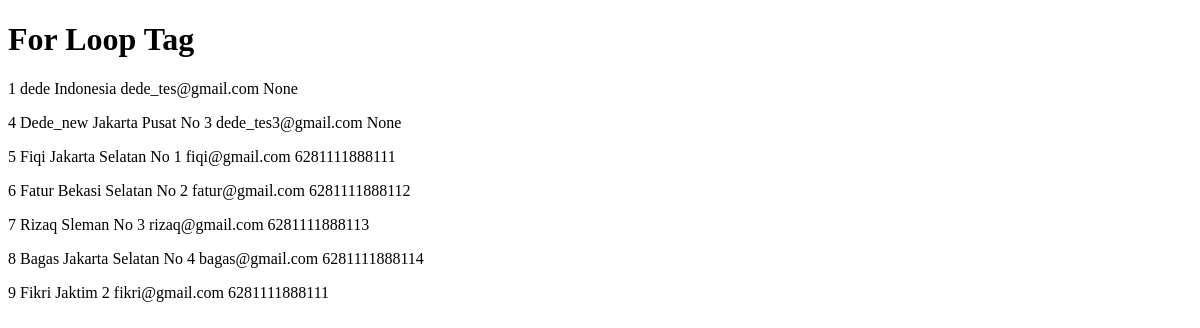
/forloop/, run on an earlier commit of the app's database.
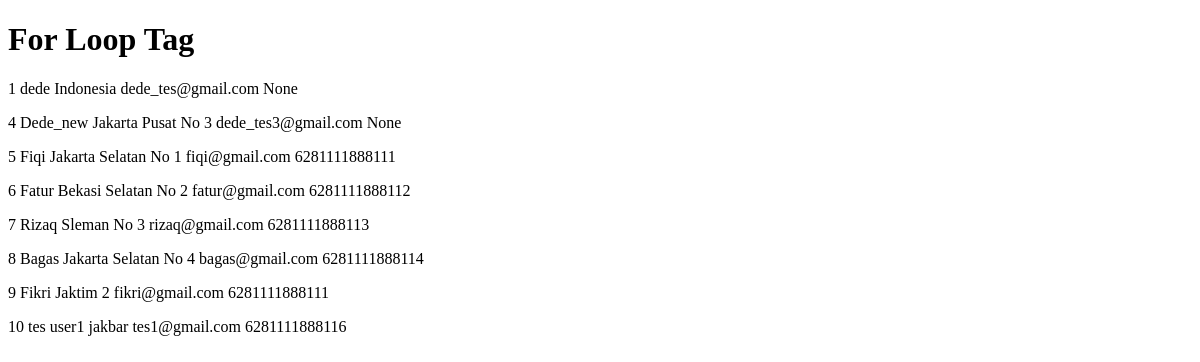
And on a later commit of the database.
### pengguna/models.py (models this page shows, shortened)
class Pengguna (models.Model):
    nama = models.CharField(max_length=50)
    alamat = models.CharField(max_length=200)
    email = models.CharField(max_length=100)
    telpon = models.IntegerField(null=True)
    class Meta:
        verbose_name_plural ="Pengguna"

### pengguna/views.py (the view)
# urls.py: path('forloop/', views.forloop, name='forloop'),
def forloop(request):
    data = Pengguna.objects.all().values()
    context = {
        'data_pengguna': data
    }
    template = loader.get_template('forloop.html')
    return HttpResponse(template.render(context, request))

### pengguna/templates/forloop.html
<!DOCTYPE html>
<html>
<body>
    <h1>For Loop Tag</h1>
    {% for p in data_pengguna %}
    <p>
        {{ p.id }}
        {{ p.nama }}
        {{ p.alamat }}
        {{ p.email }}
        {{ p.telpon }}
    </p>
    {% endfor %}
</body>
</html>

What changed in the data, as far as the page shows it:
added Pengguna: id "10", nama "tes user1", alamat "jakbar", email "tes1@gmail.com", telpon "6281111888116"
